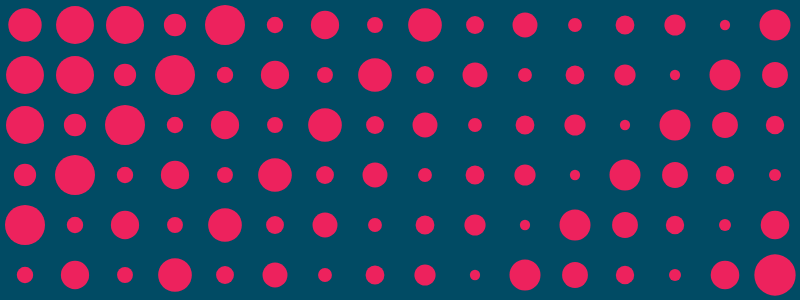
Frame 1 (no input)
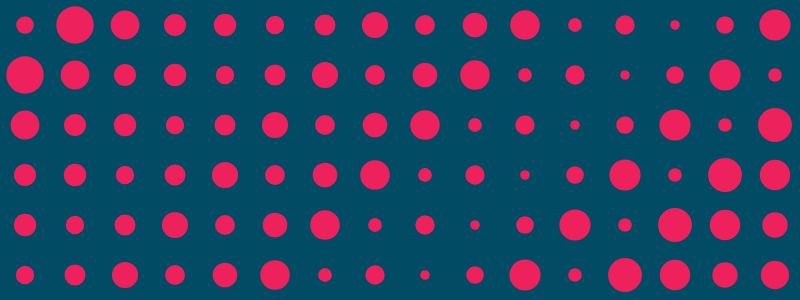
Frame 60 (no input)
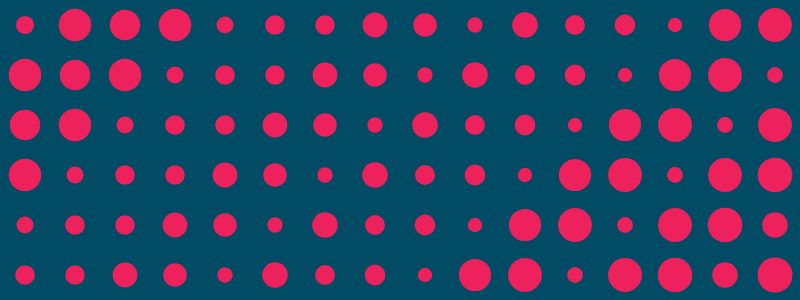
Frame 120 (the mouse pressed at the canvas centre since frame 60)

The p5.js sketch that drew these frames (run headless with seeded random() and noise() and a simulated clock; from frame 60 on, the mouse is pressed at the canvas centre):

// p5.js sketch
// ── sketch.js
function setup() {
    createCanvas(800,300);
}

function draw() {
    background(1,75,100);
    
    //Circle propierties
    fill(237,34,93);
    noStroke();
    
    var diameter = 50;

    for(var i=0;i<width/diameter;i=i+1) {
        for(var j=0;j<height/diameter;j=j+1) {
            ellipse(diameter/2 + i * diameter, 
                    diameter/2 + j * diameter,
                    diameter * noise(frameCount/100 + i*10000 + j*10000),
                    diameter * noise(frameCount/100 + i*10000 + j*10000));
        }
    }
}
// ── sketch2.js
function setup() {
    createCanvas(800,300);
}

var r = 0;
var b = 0;
var g = 0;
var totalRect = 255;

function draw() {    
    for(var i = 0; i <= totalRect; i++) {
        fill(r,b,g);
        rect(width/2, height/2, 100,100);
        r++;
        b++;
        g++;

        console.log(r);
        console.log(b);
        console.log(g);
    }
}
